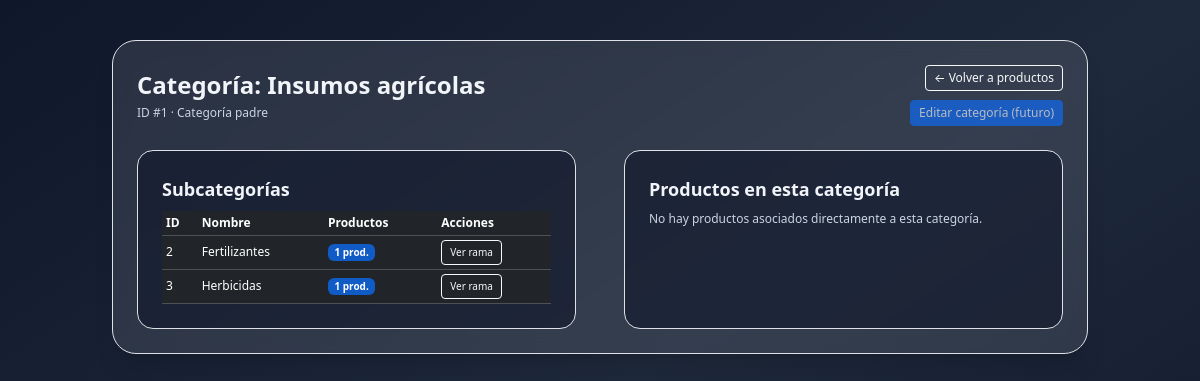
The app's page /index.php?controller=products&action=showCategory&id=1 (signed in), older data.
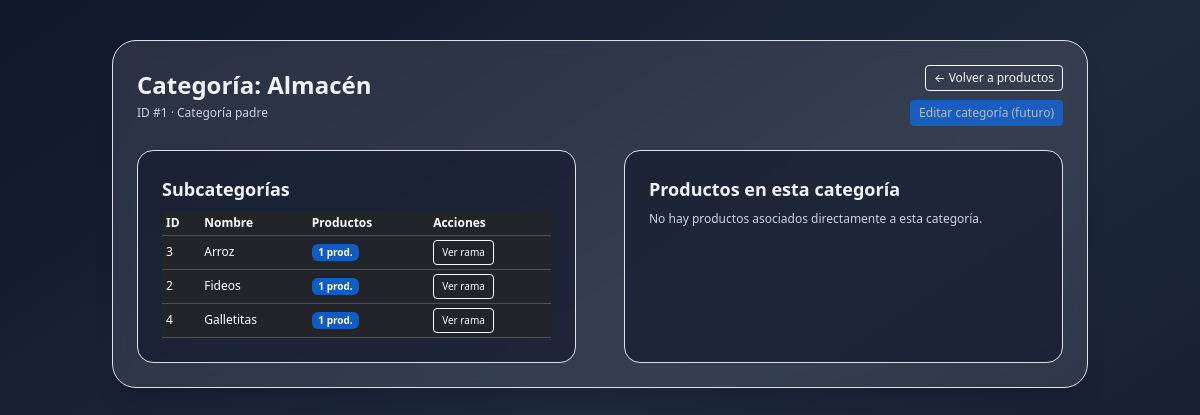
The same page, newer data.
### tables this page shows
CREATE TABLE IF NOT EXISTS categorias (
  id INT AUTO_INCREMENT PRIMARY KEY,
  nombre VARCHAR(100) NOT NULL,
  parent_id INT NULL,
  created_at TIMESTAMP DEFAULT CURRENT_TIMESTAMP,
  updated_at TIMESTAMP DEFAULT CURRENT_TIMESTAMP ON UPDATE CURRENT_TIMESTAMP,
  CONSTRAINT fk_categorias_parent FOREIGN KEY (parent_id)
    REFERENCES categorias(id)
    ON UPDATE CASCADE
    ON DELETE SET NULL
);

### core/Controller.php (called while the page is built, shortened)
<?php
class Controller {
    protected function view($view, $data = []) {
        extract($data);
        require __DIR__ . '/../views/layouts/header.php';
        require __DIR__ . '/../views/' . $view . '.php';
        require __DIR__ . '/../views/layouts/footer.php';
    }
}

### controllers/ProductController.php (called while the page is built, shortened)
<?php
class ProductController extends Controller {
    private $categoryModel;
    private $productModel;
    public function __construct() {
        $this->categoryModel = new Category();
        $this->productModel  = new Product();
    }
    public function showCategory() {
        $id = isset($_GET['id']) ? (int)$_GET['id'] : 0;
        $category  = $this->categoryModel->getById($id);
        $children  = $this->categoryModel->getChildren($id);
        $sql = "SELECT p.*, c.nombre AS categoria_nombre
                FROM productos p
                LEFT JOIN categorias c ON p.categoria_id = c.id
                WHERE p.categoria_id = :cat
                ORDER BY p.nombre";
        $db = Database::getInstance()->getConnection();
        $stmt = $db->prepare($sql);
        $stmt->execute(['cat' => $id]);
        $productos = $stmt->fetchAll();
        $counts = $this->productModel->countByCategory();
        $this->view('products/category', [
            'category'      => $category,
            'children'      => $children,
            'productos'     => $productos,
            'counts'        => $counts,
        ]);
    }
}

### index.php (called while the page is built, shortened)
<?php
require __DIR__ . '/core/Database.php';
require __DIR__ . '/core/Controller.php';
require __DIR__ . '/models/Category.php';
require __DIR__ . '/models/Product.php';
require __DIR__ . '/controllers/ProductController.php';
$controllerName = $_GET['controller'] ?? 'auth';
$actionName     = $_GET['action'] ?? 'login';
switch ($controllerName) {
    case 'products':
        $controller = new ProductController();
        break;
}
$controller->{$actionName}();

### core/Database.php (called while the page is built)
<?php
class Database {
    private static $instance = null;
    private $connection;
    private function __construct() {
        $config = require __DIR__ . '/../config/config.php';
        $host = $config['db_host'];
        $dbname = $config['db_name'];
        $user = $config['db_user'];
        $pass = $config['db_pass'];
        try {
            $this->connection = new PDO(
                "mysql:host=$host;dbname=$dbname;charset=utf8mb4",
                $user,
                $pass,
                [
                    PDO::ATTR_ERRMODE => PDO::ERRMODE_EXCEPTION,
                    PDO::ATTR_DEFAULT_FETCH_MODE => PDO::FETCH_ASSOC
                ]
            );
        } catch (PDOException $e) {
            if (!empty($config['app_debug'])) {
                die("Error de conexión: " . $e->getMessage());
            } else {
                die("Error de conexión a la base de datos.");
            }
        }
    }
    public static function getInstance() {
        if (!self::$instance) {
            self::$instance = new Database();
        }
        return self::$instance;
    }
    public function getConnection() {
        return $this->connection;
    }
}

### models/Category.php (called while the page is built, shortened)
<?php
class Category {
    private $db;
    public function __construct() {
        $this->db = Database::getInstance()->getConnection();
    }
    public function getById($id) {
        $sql = "SELECT * FROM categorias WHERE id = :id";
        $stmt = $this->db->prepare($sql);
        $stmt->execute(['id' => $id]);
        return $stmt->fetch();
    }
    public function getChildren($parentId) {
        $sql = "SELECT * FROM categorias WHERE parent_id " . ($parentId === null ? "IS NULL" : "= :id") . " ORDER BY nombre";
        $stmt = $this->db->prepare($sql);
        if ($parentId === null) {
            $stmt->execute();
        } else {
            $stmt->execute(['id' => $parentId]);
        }
        return $stmt->fetchAll();
    }
}

### models/Product.php (called while the page is built, shortened)
<?php
class Product {
    private $db;
    public function __construct() {
        $this->db = Database::getInstance()->getConnection();
    }
    public function countByCategory() {
        $sql = "SELECT categoria_id, COUNT(*) AS total
                FROM productos
                GROUP BY categoria_id";
        $stmt = $this->db->query($sql);
        $rows = $stmt->fetchAll();
        $map = [];
        foreach ($rows as $row) {
            $map[$row['categoria_id']] = (int)$row['total'];
        }
        return $map;
    }
}

### views/products/category.php (the view, shortened to what this page needs)
<div class="container mx-auto px-4 py-10">
    <div class="max-w-5xl mx-auto bg-white/10 backdrop-blur rounded-3xl border border-white/10 p-6 text-slate-100 shadow-xl">
        <div class="flex items-center justify-between mb-4">
            <div>
                <h2 class="text-2xl font-semibold mb-1">
                    Categoría: <?php echo htmlspecialchars($category['nombre'], ENT_QUOTES, 'UTF-8'); ?>
                </h2>
                <p class="text-xs text-slate-300">
                    ID #<?php echo (int)$category['id']; ?>
                    <?php if ($category['parent_id']): ?>
                        · Subcategoría de ID #<?php echo (int)$category['parent_id']; ?>
                    <?php else: ?>
                        · Categoría padre
                    <?php endif; ?>
                </p>
            </div>
            <div class="text-right">
                <a href="index.php?controller=products&action=index"
                   class="btn btn-sm btn-outline-light text-xs mb-2">
                    &larr; Volver a productos
                </a>
                <div>
                    <button class="btn btn-sm btn-primary text-xs" disabled>
                        Editar categoría (futuro)
                    </button>
                </div>
            </div>
        </div>
        <div class="grid grid-cols-1 md:grid-cols-2 gap-5">
            <div class="bg-slate-900/60 rounded-2xl p-4 border border-slate-700">
                <h3 class="text-lg font-semibold mb-2">Subcategorías</h3>
                <?php if (empty($children)): ?>
                    <p class="text-xs text-slate-300 mb-0">
                        Esta categoría no tiene subcategorías.
                    </p>
                <?php else: ?>
                    <div class="table-responsive text-xs">
                        <table class="table table-dark table-sm align-middle mb-0">
                            <thead>
                            <tr>
                                <th>ID</th>
                                <th>Nombre</th>
                                <th>Productos</th>
                                <th>Acciones</th>
                            </tr>
                            </thead>
                            <tbody>
                            <?php foreach ($children as $child): ?>
                                <tr>
                                    <td><?php echo (int)$child['id']; ?></td>
                                    <td><?php echo htmlspecialchars($child['nombre'], ENT_QUOTES, 'UTF-8'); ?></td>
                                    <td>
                                        <span class="badge bg-primary bg-opacity-75 text-[10px]">
                                            <?php echo (int)($counts[$child['id']] ?? 0); ?> prod.
                                        </span>
                                    </td>
                                    <td>
                                        <a href="index.php?controller=products&action=showCategory&id=<?php echo (int)$child['id']; ?>"
                                           class="btn btn-sm btn-outline-light text-[10px]">
                                            Ver rama
                                        </a>
                                    </td>
                                </tr>
                            <?php endforeach; ?>
                            </tbody>
                        </table>
                    </div>
                <?php endif; ?>
            </div>
            <div class="bg-slate-900/60 rounded-2xl p-4 border border-slate-700">
                <h3 class="text-lg font-semibold mb-2">Productos en esta categoría</h3>
                <?php if (empty($productos)): ?>
                    <p class="text-xs text-slate-300 mb-0">
                        No hay productos asociados directamente a esta categoría.
                    </p>
                <?php endif; ?>
            </div>
        </div>
    </div>
</div>

### views/layouts/header.php (shortened to what this page needs)
?><!DOCTYPE html>
<html lang="es">
<head>
    <script src="https://cdn.tailwindcss.com"></script>
    <link href="https://cdn.jsdelivr.net/npm/bootstrap@5.3.3/dist/css/bootstrap.min.css" rel="stylesheet"
>
</head>
<body class="bg-gradient-to-br from-slate-900 via-slate-800 to-slate-900 min-h-screen flex items-start justify-center">
<div class="w-full">

### views/layouts/footer.php (shortened to what this page needs)
    </div>
</body>
</html>

Row changes from the older to the newer data that the page shows:
changed categorias id 1: nombre "Insumos agrícolas" → "Almacén"
changed categorias id 3: nombre "Herbicidas" → "Arroz"; moves up the list
changed categorias id 2: nombre "Fertilizantes" → "Fideos"
now on this page (row edited): categorias: id "4", nombre "Galletitas", id "1"
